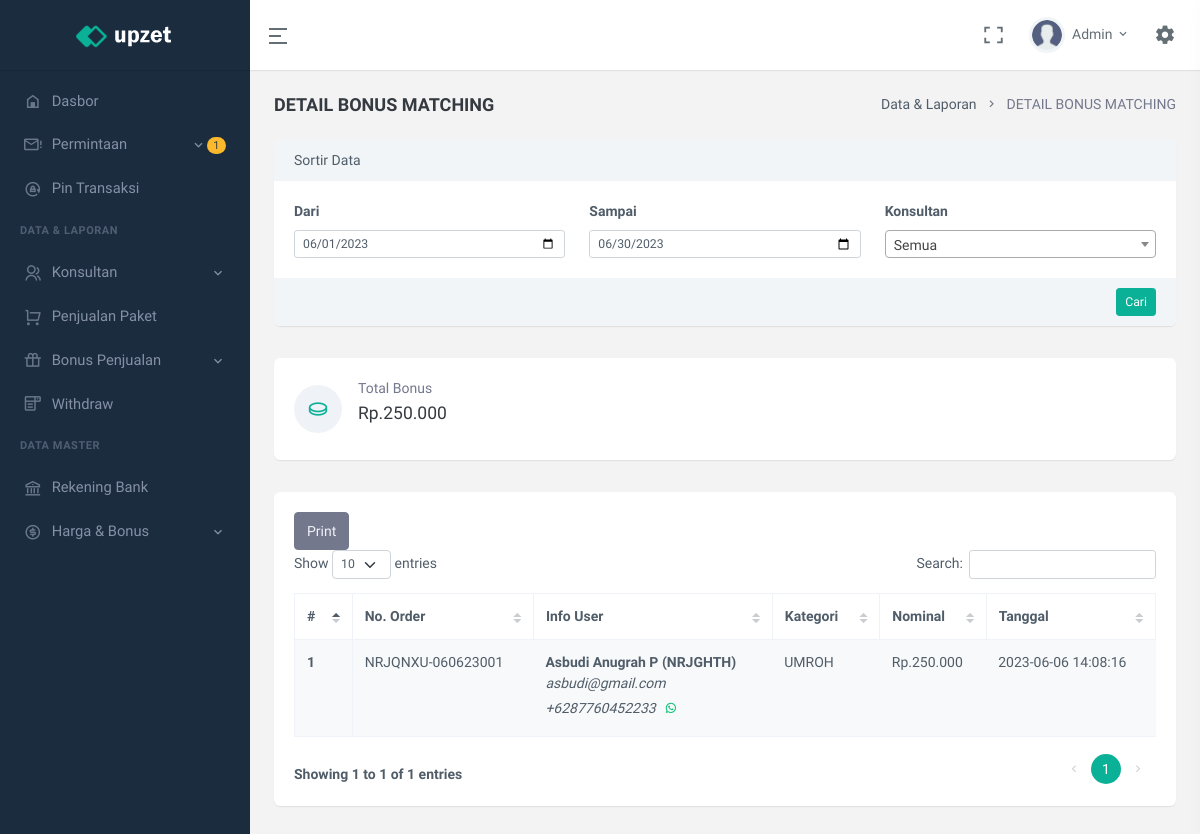
The app's page /detail-bonus-upline.php (signed in) with its own data.
### tables this page shows
CREATE TABLE `user` (
  `id` int(11) UNSIGNED NOT NULL,
  `code_referral` varchar(7) NOT NULL,
  `email` varchar(250) NOT NULL,
  `name` varchar(25) NOT NULL,
  `no_telpn` varchar(25) NOT NULL,
  `password` text NOT NULL,
  `role_user` enum('ADMIN','OWNER','KONSULTAN') NOT NULL DEFAULT 'KONSULTAN',
  `upline` varchar(7) NOT NULL DEFAULT 'ADMIN',
  `status` enum('AKTIF','TIDAK AKTIF') NOT NULL DEFAULT 'TIDAK AKTIF',
  `join_date` datetime NOT NULL
);

CREATE TABLE `history_bonus_upline` (
  `id` int(11) UNSIGNED NOT NULL,
  `code_order` varchar(20) NOT NULL,
  `code_referral` varchar(7) NOT NULL,
  `code_referral_downline` varchar(7) NOT NULL,
  `category` enum('UMROH','HAJI') NOT NULL,
  `nominal` double NOT NULL,
  `date` datetime NOT NULL
);

### modal/ConnectionsClass.php (called while the page is built, shortened)
<?php
class ConnectionsClass{
    private $servername = "localhost";
    private $username = "root";
    private $password = "";
    private $dbname = "nrj_tour";
    protected function dbConn(){
        $connect = new mysqli($this->servername, $this->username, $this->password, $this->dbname);
        if($connect){
            return $connect;
        }
    }
    protected function dbCheck(?string $tableName = null){
        $sql = "SHOW TABLES LIKE '" . $tableName . "'";
        $exe = $this->dbConn()->query($sql);
        $result = $exe->num_rows;
        return $result;
    }
}
?>

### modal/userClass.php (called while the page is built, shortened)
<?php
class userClass extends ConnectionsClass{
    private $table_name = "user";
    public function __construct(){
        if($this->dbCheck($this->table_name) == 0){
            $sql = "CREATE TABLE " . $this->table_name . " (
                id INT(11) UNSIGNED AUTO_INCREMENT PRIMARY KEY,
                code_referral VARCHAR(7) NOT NULL UNIQUE,
                email VARCHAR(250) NOT NULL UNIQUE,
                name VARCHAR(25) NOT NULL,
                no_telpn VARCHAR(25) NOT NULL UNIQUE,
                password TEXT NOT NULL,
                role_user ENUM('ADMIN','OWNER','KONSULTAN') NOT NULL DEFAULT 'KONSULTAN',
                upline VARCHAR(7) NOT NULL DEFAULT 'ADMIN',
                status ENUM('AKTIF','TIDAK AKTIF') NOT NULL DEFAULT 'TIDAK AKTIF',
                join_date DATETIME NOT NULL
            )";
            $this->dbConn()->query($sql);
            $this->dbConn()->close();
        }
    }
    public function selectUser(?string $param = null, ?string $key1 = null, ?string $key2 = null, ?string $key3 = null, ?string $key4 = null){
        if($param == "oneCondition"){
            $sql = "SELECT * FROM " . $this->table_name . " WHERE " . $key1 . " = '" . $key2 . "' ORDER BY join_date DESC";
        }elseif($param == "checkForUpdate"){
            $sql = "SELECT * FROM " . $this->table_name . " WHERE " . $key1 . " = '" . $key2 . "' AND code_referral <> '" . $key3 . "'";
        }
        $exe = $this->dbConn()->query($sql);
        while($rows = $exe->fetch_assoc()){
            $data[] = $rows;
        }
        $result["data"] = $data;
        $result["nums"] = $exe->num_rows;
        return $result;
    }
}
?>

### config/userLogin.php (called while the page is built, shortened)
<?php
$userClass = new userClass();
$dataLogin = $userClass->selectUser("oneCondition","code_referral",$_SESSION['id_nrjtour']);
foreach($dataLogin['data'] as $row){
    $name = $row['name'];
    $role_user = $row['role_user'];
}
?>

### modal/withdrawClass.php (called while the page is built, shortened)
<?php
class withdrawClass extends ConnectionsClass{
    private $table_name = "withdraw";
    public function __construct(){
        if($this->dbCheck($this->table_name) == 0){
            $sql = "CREATE TABLE " . $this->table_name . " (
                id INT(11) UNSIGNED AUTO_INCREMENT PRIMARY KEY,
                code_referral VARCHAR(7) NOT NULL,
                nominal DOUBLE NOT NULL,
                status ENUM('PENDING','DITOLAK','SUCCESS') NOT NULL DEFAULT 'PENDING',
                date DATETIME NOT NULL
            )";
            $this->dbConn()->query($sql);
            $this->dbConn()->close();
        }
    }
    public function selectWithdraw(?string $param = null, ?string $key1 = null, ?string $key2 = null){
        if($param == "oneCondition"){
            $sql = "SELECT * FROM " . $this->table_name . " WHERE " . $key1 . " = '" . $key2 . "' ORDER BY date DESC";
        }else{
            $sql = "SELECT * FROM " . $this->table_name . " ORDER BY date DESC";
        }
        $exe = $this->dbConn()->query($sql);
        $result["data"] = $data;
        $result["nums"] = $exe->num_rows;
        return $result;
    }
}
?>

### modal/dataPenjualanClass.php (called while the page is built, shortened)
<?php
class dataPenjualanClass extends ConnectionsClass{
    private $table_name = "data_penjualan";
    public function selectDataPenjualan(?string $param = null, ?string $key1 = null, ?string $key2 = null, ?string $key3 = null, ?string $key4 = null){
        if($param == "oneCondition"){
            $sql = "SELECT * FROM " . $this->table_name . " WHERE " . $key1 . " = '" . $key2 . "' ORDER BY date DESC";
        }elseif($param == "dateUser"){
            $sql = "SELECT * FROM " . $this->table_name . " WHERE perekrut = '" . $key1 . "' AND (date >= '" . $key2 . " 00:00:00' AND date <= '" . $key3 . " 23:59:59') ORDER BY date DESC LIMIT 1";
        }elseif($param == "dateKonsultan"){
            $sql = "SELECT * FROM " . $this->table_name . " WHERE perekrut = '" . $key1 . "' AND (date >= '" . $key2 . " 00:00:00' AND date <= '" . $key3 . " 23:59:59') ORDER BY date DESC";
        }elseif($param == "date"){
            $sql = "SELECT * FROM " . $this->table_name . " WHERE date >= '" . $key1 . " 00:00:00' AND date <= '" . $key2 . " 23:59:59' ORDER BY date DESC";
        }else{
            $sql = "SELECT * FROM " . $this->table_name . " ORDER BY date DESC";
        }
        $exe = $this->dbConn()->query($sql);
        while($rows = $exe->fetch_assoc()){
            $data[] = $rows;
        }
        $result["data"] = $data;
        $result["nums"] = $exe->num_rows;
        return $result;
    }
}
?>

### modal/historyBonusUplineClass.php (called while the page is built, shortened)
<?php
class historyBonusUplineClass extends ConnectionsClass{
    private $table_name = "history_bonus_upline";
    public function selectHistoryBonusUpline(?string $param = null, ?string $key1 = null, ?string $key2 = null, ?string $key3 = null, ?string $key4 = null){
        if($param == "allData"){
            $sql = "SELECT * FROM " . $this->table_name . " WHERE date >= '" . $key1 . " 00:00:00' AND date <= '" . $key2 . " 23:59:59' ORDER BY date DESC";
        }elseif($param == "byUser"){
            $sql = "SELECT * FROM " . $this->table_name . " WHERE date >= '" . $key1 . " 00:00:00' AND date <= '" . $key2 . " 23:59:59' AND code_referral = '" . $key3 . "' ORDER BY date DESC";
        }
        $exe = $this->dbConn()->query($sql);
        while($rows = $exe->fetch_assoc()){
            $data[] = $rows;
        }
        $result["data"] = $data;
        $result["nums"] = $exe->num_rows;
        return $result;
    }
}
?>

### config/detailBonusUplineConfig.php (the view, shortened to what this page needs)
<?php
$historyBonusUplineClass = new historyBonusUplineClass();
function dataTable($from, $to, $user){
    global $historyBonusUplineClass;
    $num = 1;
    $data = $historyBonusUplineClass->selectHistoryBonusUpline("byUser", $from, $to, $user);
    if($user == "all"){
        $data = $historyBonusUplineClass->selectHistoryBonusUpline("allData", $from, $to);
    }
    foreach($data['data'] as $row){
        $fee = number_format($row['nominal'],0,",",".");
        echo '<tr>
                <th> ' . $num++ . ' </th>
                <td>
                    ' . $row['code_order'] . '
                </td>
                <td>
                    <strong>' . dataUser($row['code_referral'])['name'] . ' (' . $row['code_referral'] . ')</strong><br>
                    <i>' . dataUser($row['code_referral'])['email'] . '</i><br>
                    <i>+62' . dataUser($row['code_referral'])['no_telpn'] . '</i><a href="https://api.whatsapp.com/send?phone=62' . dataUser($row['code_referral'])['no_telpn'] . '" class="btn btn-sm text-success radius-5"><i class="mx-auto ri-whatsapp-line"></i></a><br>
                </td>
                <td>' . $row['category'] . '</td>
                <td>Rp.' . $fee . '</td>
                <td>' . $row['date'] . '</td>
            </tr>';
    }
}
function totalBonus($from, $to, $user){
    global $historyBonusUplineClass;
    $total = 0;
    $data = $historyBonusUplineClass->selectHistoryBonusUpline("byUser", $from, $to, $user);
    if($user == "all"){
        $data = $historyBonusUplineClass->selectHistoryBonusUpline("allData", $from, $to);
    }
    foreach($data['data'] as $row){
        $total += $row['nominal'];
    }
    echo number_format($total,0,",",".");
}
function optUser($user){
    global $userClass;
    $data = $userClass->selectUser("oneCondition","role_user","KONSULTAN");
}
function dataUser($idUser){
    global $userClass;
    $data = $userClass->selectUser("oneCondition","code_referral",$idUser);
    foreach($data['data'] as $row){
        $result['name'] = $row['name'];
        $result['email'] = $row['email'];
        $result['no_telpn'] = $row['no_telpn'];
        $result['status'] = $row['status'];
    }
    $result['nums'] = $data['nums'];
    return $result;
}
?>

### partial/topBar.php (shortened to what this page needs)
<header id="page-topbar">
    <div class="navbar-header">
        <div class="d-flex">
            <div class="navbar-brand-box text-center">
                <a href="index.html" class="logo logo-light">
                    <span class="logo-lg">
                        <img src="assets/images/logo-light.png" alt="logo-light" height="24">
                    </span>
                </a>
            </div>
            <button type="button" class="btn btn-sm px-3 font-size-24 header-item waves-effect" id="vertical-menu-btn">
                <i class="ri-menu-2-line align-middle"></i>
            </button>
        </div>
        <div class="d-flex">
            <div class="dropdown d-none d-lg-inline-block ms-1">
                <button type="button" class="btn header-item noti-icon waves-effect" data-toggle="fullscreen">
                    <i class="ri-fullscreen-line"></i>
                </button>
            </div>
            <div class="dropdown d-inline-block user-dropdown">
                <button type="button" class="btn header-item waves-effect" id="page-header-user-dropdown"
                    data-bs-toggle="dropdown" aria-haspopup="true" aria-expanded="false">
                    <img class="rounded-circle header-profile-user" src="assets/images/users/avatar-2.png"
                        alt="Header Avatar">
                    <span class="d-none d-xl-inline-block ms-1"><?= explode(" ",$name)[0] ?></span>
                    <i class="mdi mdi-chevron-down d-none d-xl-inline-block"></i>
                </button>
            </div>
            <div class="dropdown d-inline-block">
                <button type="button" class="btn header-item noti-icon right-bar-toggle waves-effect">
                    <i class="mdi mdi-cog"></i>
                </button>
            </div>
        </div>
    </div>
</header>

### partial/sideBar.php (shortened to what this page needs)
<?php
    $dataPenjualanClass = new dataPenjualanClass();
    $withdrawClass = new withdrawClass();
?>
<div class="vertical-menu">
    <div data-simplebar class="h-100">
        <div id="sidebar-menu">
            <ul class="metismenu list-unstyled" id="side-menu">
                <li>
                    <a href="dasbor" class="waves-effect">
                        <i class="mdi mdi-home-variant-outline"></i>
                        <span>Dasbor</span>
                    </a>
                </li>
                <?php
                    if($role_user == "ADMIN"){
                        $dataNotif = $dataPenjualanClass->selectDataPenjualan("all");
                        $orderNumPendingNotif = 0;
                        $orderNumPendingPelunansanNotif = 0;
                        foreach($dataNotif['data'] as $row){
                            if($row['status'] == "PENDING"){
                                $orderNumPendingNotif += 1;
                            }elseif($row['status'] == "MENUNGGU KONFIRMASI PELUNASAN"){
                                $orderNumPendingPelunansanNotif += 1;
                            }
                        }
                        $dataWd = $withdrawClass->selectWithdraw("oneCondition", "status", "PENDING");
                        $wdnUMPending = $dataWd['nums'];
                ?>
                    <li>
                        <a href="javascript: void(0);" class="has-arrow waves-effect">
                            <i class="mdi mdi-email-alert-outline"></i>
                            <?php if($orderNumPendingNotif + $orderNumPendingPelunansanNotif + $wdnUMPending > 0){ ?>
                                <span class="badge rounded-pill bg-warning text-dark float-end"><?= $orderNumPendingNotif + $orderNumPendingPelunansanNotif + $wdnUMPending ?></span>
                            <?php } ?>
                            <span>Permintaan</span>
                        </a>
                    </li>
                    <li>
                        <a href="pin-transaksi" class="waves-effect">
                            <i class="ri-rotate-lock-line"></i>
                            <span>Pin Transaksi</span>
                        </a>
                    </li>
                    <li class="menu-title">Data & Laporan</li>
                    <li>
                        <a href="javascript: void(0);" class="has-arrow waves-effect">
                            <i class="ri-group-line"></i>
                            <span>Konsultan</span>
                        </a>
                    </li>
                    <li>
                        <a href="penjualan-paket" class="waves-effect">
                            <i class=" ri-shopping-cart-line"></i>
                            <span>Penjualan Paket</span>
                        </a>
                    </li>
                    <li>
                        <a href="javascript: void(0);" class="has-arrow waves-effect">
                            <i class="ri-gift-line"></i>
                            <span>Bonus Penjualan</span>
                        </a>
                    </li>
                    <li>
                        <a href="withdraw" class="waves-effect">
                            <i class="mdi mdi-form-dropdown"></i>
                            <span>Withdraw</span>
                        </a>
                    </li>
                    <li class="menu-title">Data Master</li>
                    <li>
                        <a href="akun-bank-admin" class="waves-effect">
                            <i class="ri-bank-line"></i>
                            <span>Rekening Bank</span>
                        </a>
                    </li>
                    <li>
                        <a href="javascript: void(0);" class="has-arrow waves-effect">
                            <i class="ri-money-dollar-circle-line "></i>
                            <span>Harga & Bonus</span>
                        </a>
                    </li>
                <?php } ?>
            </ul>
        </div>
    </div>
</div>

### records on screen
user: name "Admin", role_user "1"
history_bonus_upline: code_order "NRJQNXU-060623001", name "Asbudi Anugrah P", code_referral "NRJGHTH", email "asbudi@gmail.com", no_telpn "87760452233", category "UMROH", nominal "250.000", date "2023-06-06 14:08:16"

### other values on screen
$total "250.000"
